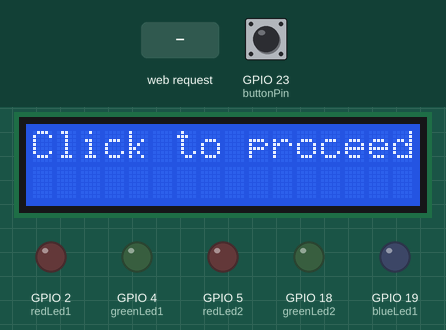
Bench run of a sketch on a simulated ESP32. Parts: 16×2 character LCD, output pins drawn as LEDs (lit = HIGH). The test bench sets the inputs (shaded band); at power-on: GPIO 23 (buttonPin) HIGH. WiFi joins after 1.5 s; servers stay silent unless stated; what the sketch prints to the serial monitor is not drawn.

Above: at 3.7 s.
3.8 s: GPIO 23 (buttonPin) pulled LOW for 0.15 s
At 4.3 s:
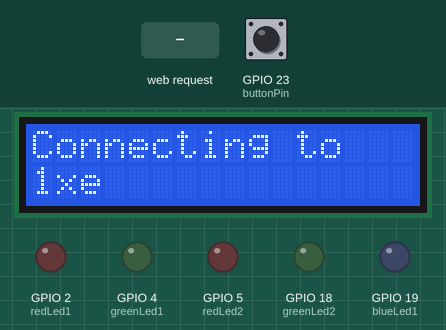
At 6.6 s:
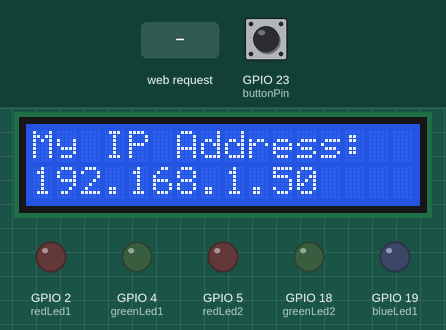
6.9 s: HTTP request GET /Metal received
At 9.6 s:
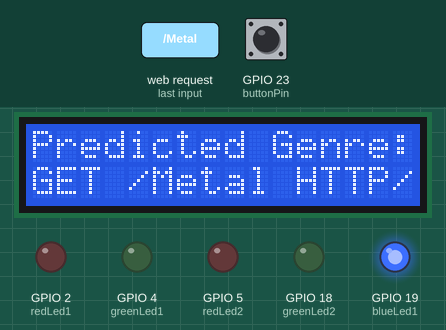
Timing chart, 0 to 11.1 s (numbered marks = the images above; inputs shaded):
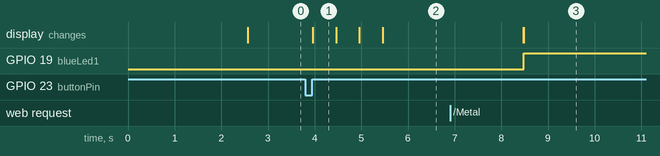

The sketch:

SNS_prok.ino
```cpp
#include <WiFi.h>
#include <LiquidCrystal.h>

// --- CONFIGURATION ---
const char* ssid = "1xe";         // <-- Your WiFi Name
const char* password = "spit@123"; // <-- Your WiFi Password
const int tcpPort = 8080;

// --- PIN DEFINITIONS ---
const int redLed1 = 2;
const int greenLed1 = 4;
const int redLed2 = 5;
const int greenLed2 = 18;
const int blueLed1 = 19;
const int buttonPin = 23; // <-- NEW BUTTON PIN

// Initialize the LiquidCrystal library with the ESP32 pins
LiquidCrystal lcd(12, 14, 27, 26, 25, 33);

// Create a WiFiServer and WiFiClient object
WiFiServer server(tcpPort);
WiFiClient client;

// --- NEW STATE VARIABLE ---
bool wifiStarted = false;

// --- NEW FUNCTION to start Wi-Fi ---
// This contains your original setup logic
void startWifiAndServer() {
  Serial.println("Button pressed! Starting Wi-Fi...");
  delay(100);
  lcd.clear();
  lcd.setCursor(0, 0);
  lcd.print("Connecting to");
  lcd.setCursor(0, 1);
  lcd.print(ssid);

  // Connect to Wi-Fi
  WiFi.begin(ssid, password);
  while (WiFi.status() != WL_CONNECTED) {
    delay(500);
    Serial.print(".");
    lcd.print("."); // Add visual feedback
  }
  Serial.println("\nWiFi Connected!");

  // Start the TCP server
  server.begin();

  // Display the ESP32's IP address and status
  lcd.clear();
  lcd.setCursor(0, 0);
  lcd.print("My IP Address:");
  lcd.setCursor(0, 1);
  lcd.print(WiFi.localIP());
  Serial.print("IP Address: ");
  Serial.println(WiFi.localIP());
  Serial.printf("TCP Server started on port %d\n", tcpPort);

  // Wait a moment, then show listening status
  delay(3000);
  lcd.clear();
  lcd.setCursor(0, 0);
  lcd.print("TCP Server On");
  lcd.setCursor(0, 1);
  lcd.print("Waiting for client");
}


void setup() {
  Serial.begin(115200);

  // --- Initialize all your pins ---
  pinMode(buttonPin, INPUT_PULLUP); // Button pin
  pinMode(redLed1, OUTPUT);         // LED pins
  pinMode(greenLed1, OUTPUT);
  pinMode(redLed2, OUTPUT);
  pinMode(greenLed2, OUTPUT);
  pinMode(blueLed1, OUTPUT);

  // --- Show Welcome Message on Boot ---
  lcd.begin(16, 2);
  lcd.clear();
  lcd.setCursor(0, 0);
  lcd.print("Welcome to our"); // Fits 16 chars
  lcd.setCursor(0, 1);
  lcd.print("project");

  delay(2500); // Show for 2.5 seconds

  lcd.clear();
  lcd.setCursor(0, 0);
  lcd.print("Click to proceed");
}

void loop() {

  // --- STATE 1: WAITING FOR BUTTON ---
  if (wifiStarted == false) {
    // Check if the button is pressed
    // (LOW because we use INPUT_PULLUP)
    if (digitalRead(buttonPin) == LOW) {
      delay(50); // Simple debounce
      if (digitalRead(buttonPin) == LOW) {
        wifiStarted = true;   // Change state
        startWifiAndServer(); // Run the Wi-Fi setup
      }
    }
  }
  // --- STATE 2: SERVER RUNNING ---
  else {
    // This is your original loop code, unchanged
    client = server.available();

    if (client) {
      Serial.println("Client connected!");
      lcd.clear();
      lcd.setCursor(0, 0);
      lcd.print("Client Connected");

      while (client.connected()) {
        if (client.available()) {
          String genre = client.readStringUntil('\r');
          Serial.print("Received genre: ");
          Serial.println(genre);

          lcd.clear();
          lcd.setCursor(0, 0);
          lcd.print("Predicted Genre:");
          lcd.setCursor(0, 1);
          lcd.print(genre);

          // Turn off all LEDs first
          digitalWrite(redLed1, LOW);
          digitalWrite(greenLed1, LOW);
          digitalWrite(redLed2, LOW);
          digitalWrite(greenLed2, LOW);
          digitalWrite(blueLed1, LOW);

          // Light up the correct LED
          if (genre == "Metal") {
            digitalWrite(redLed1, HIGH);
          } else if (genre == "Rock") {
            digitalWrite(greenLed2, HIGH);
          }
          // You can add more 'else if' for other genres and LEDs
          else {
            // e.g. light up a default/error LED?
            digitalWrite(blueLed1, HIGH); // Example
          }

          client.stop();
          Serial.println("Client disconnected. Halting until reset.");

          // Halt until reset
          while (true) {
            delay(1000);
          }
        }
      }
    }
  }
}
```

Measured:
- after the input at 3.8 s, the display: changes after 0.16 s (image 1)
- after the input at 6.9 s, GPIO 19 (blueLed1): LOW → HIGH after 1.6 s; the display: first differs from a run without the input after 1.6 s (image 3)
